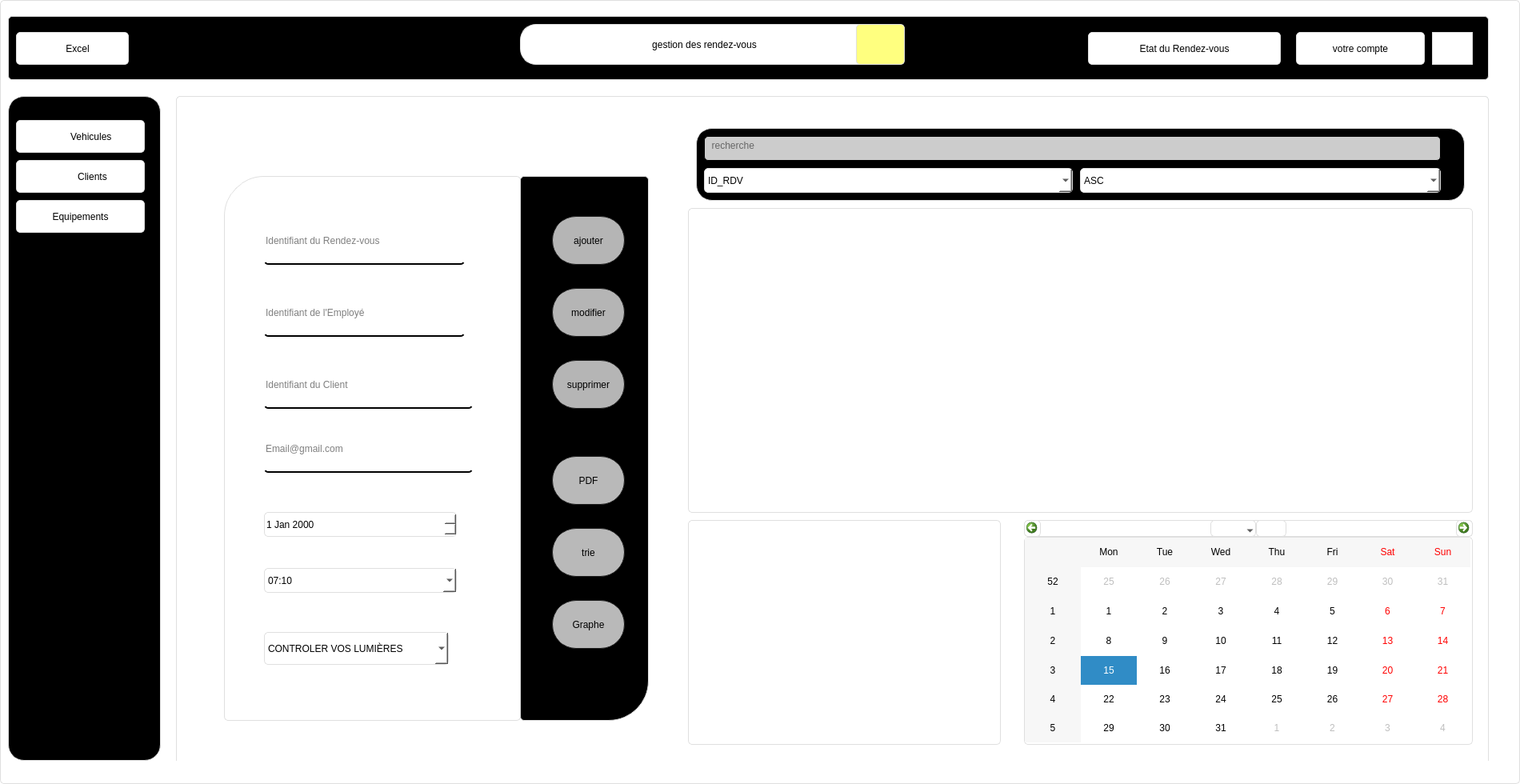
<?xml version="1.0" encoding="UTF-8"?>
<ui version="4.0">
 <class>Rendv</class>
 <widget class="QDialog" name="Rendv">
  <property name="geometry">
   <rect>
    <x>0</x>
    <y>0</y>
    <width>1900</width>
    <height>980</height>
   </rect>
  </property>
  <property name="windowTitle">
   <string>Dialog</string>
  </property>
  <property name="styleSheet">
   <string notr="true">QClient{
	background-color: #071e26;
}
QWidget {	
	border:1px solid #dfdfdf;
	border-radius: 5px;
	background-color: #ffffff;
}

QPushButton{
	
	border-raduis:5px
}
QPushButton:pressed {
	background-color: rgb(189, 189, 189);
}
#side_menu{
	border-radius: 20px;
	background-color: rgb(0,0,0);
}
#top_widget{

	background-color: rgb(0,0,0);
}
#form_2{
	
	
	background-color: rgb(255, 255, 255);
border-top-left-radius: 50px;
}

#widget_2 QLineEdit{
font: 11pt &quot;MS Shell Dlg 2&quot;;
background-color:rgba(0,0,0,0);
border:none;
border-bottom:2px solid rgb(0,0,0);
padding-bottom:7px

}
#widget_2{
	
	/* background-color: QLinearGradient( x1: 0, y1: 0, x2: 0, y2: 1, stop: 0 #ffa02f, stop: 1 #d7801a);*/
	/*background-color: QLinearGradient( x1: 0, y1: 0, x2: 0, y2: 1, stop: 0 #4d4d4d, stop: 0.1 #646464, stop: 1 #5d5d5d);*/
   background-color:QLinearGradient( x1: 0, y1: 0, x2: 0, y2: 1, stop: 0 #4aafdb, stop: 1 #090763);
}
#options_2{
background-color: rgb(0,0,0);
border-bottom-right-radius: 50px;

}
#widget_2 #recherche_2{
	
	background-color: rgb(204, 204, 204);
	border:1px solid rgb(0,0,0);
}

#ajouter{
 color: rgb(0,0,0);
    background-color: rgb(181, 181, 181);
    border-width: 1px;
    border-color: #1e1e1e;
    border-style: solid;
    border-radius: 30px;
    padding: 3px;
    font-size: 12px;
    padding-left: 5px;
    padding-right: 5px;
}


#modifier{
color: rgb(0,0,0);
    background-color: rgb(181, 181, 181);
    border-width: 1px;
    border-color: #1e1e1e;
    border-style: solid;
    border-radius: 30px;
    padding: 3px;
    font-size: 12px;
    padding-left: 5px;
    padding-right: 5px;
}

#supprimer{
 color: rgb(0,0,0);
    background-color: rgb(181, 181, 181);
    border-width: 1px;
    border-color: #1e1e1e;
    border-style: solid;
    border-radius: 30px;
    padding: 3px;
    font-size: 12px;
    padding-left: 5px;
    padding-right: 5px;
}

#ajouter:pressed
{
    background-color: QLinearGradient( x1: 0, y1: 0, x2: 0, y2: 1, stop: 0 #2d2d2d, stop: 0.1 #2b2b2b, stop: 0.5 #292929, stop: 0.9 #282828, stop: 1 #252525);
}

#modifier:pressed
{
    background-color: QLinearGradient( x1: 0, y1: 0, x2: 0, y2: 1, stop: 0 #2d2d2d, stop: 0.1 #2b2b2b, stop: 0.5 #292929, stop: 0.9 #282828, stop: 1 #252525);
}

#supprimer:pressed
{
    background-color: QLinearGradient( x1: 0, y1: 0, x2: 0, y2: 1, stop: 0 #2d2d2d, stop: 0.1 #2b2b2b, stop: 0.5 #292929, stop: 0.9 #282828, stop: 1 #252525);
}
#pdf_3{
	
	background-color: #071e26;
border:0px ;
}
#stat_3{
	
	background-color: #071e26;
border:0px ;
}
#widget QLineEdit{
background-color: rgb(204, 204, 204);
border:1px solid rgb(0,0,0);

}
#widget
{
	border-radius: 20px;
	background-color: rgb(0,0,0);
}
</string>
  </property>
  <widget class="QWidget" name="widget_2" native="true">
   <property name="geometry">
    <rect>
     <x>220</x>
     <y>120</y>
     <width>1641</width>
     <height>831</height>
    </rect>
   </property>
   <widget class="QLabel" name="form_2">
    <property name="geometry">
     <rect>
      <x>60</x>
      <y>100</y>
      <width>371</width>
      <height>681</height>
     </rect>
    </property>
    <property name="styleSheet">
     <string notr="true"/>
    </property>
    <property name="text">
     <string/>
    </property>
   </widget>
   <widget class="QLabel" name="options_2">
    <property name="geometry">
     <rect>
      <x>430</x>
      <y>100</y>
      <width>161</width>
      <height>681</height>
     </rect>
    </property>
    <property name="text">
     <string/>
    </property>
   </widget>
   <widget class="QPushButton" name="ajouter">
    <property name="geometry">
     <rect>
      <x>470</x>
      <y>150</y>
      <width>91</width>
      <height>61</height>
     </rect>
    </property>
    <property name="text">
     <string>ajouter</string>
    </property>
   </widget>
   <widget class="QPushButton" name="modifier">
    <property name="geometry">
     <rect>
      <x>470</x>
      <y>240</y>
      <width>91</width>
      <height>61</height>
     </rect>
    </property>
    <property name="text">
     <string>modifier</string>
    </property>
   </widget>
   <widget class="QPushButton" name="supprimer">
    <property name="geometry">
     <rect>
      <x>470</x>
      <y>330</y>
      <width>91</width>
      <height>61</height>
     </rect>
    </property>
    <property name="text">
     <string>supprimer</string>
    </property>
   </widget>
   <widget class="QLineEdit" name="lineEdit_3">
    <property name="geometry">
     <rect>
      <x>110</x>
      <y>250</y>
      <width>251</width>
      <height>51</height>
     </rect>
    </property>
    <property name="text">
     <string/>
    </property>
    <property name="placeholderText">
     <string>Identifiant de l'Employé</string>
    </property>
   </widget>
   <widget class="QTableView" name="tableView_2">
    <property name="geometry">
     <rect>
      <x>640</x>
      <y>140</y>
      <width>981</width>
      <height>381</height>
     </rect>
    </property>
    <property name="styleSheet">
     <string notr="true">border-raduis:5px;</string>
    </property>
   </widget>
   <widget class="QWidget" name="widget" native="true">
    <property name="geometry">
     <rect>
      <x>650</x>
      <y>40</y>
      <width>961</width>
      <height>91</height>
     </rect>
    </property>
    <widget class="QLineEdit" name="recherche_2">
     <property name="geometry">
      <rect>
       <x>10</x>
       <y>10</y>
       <width>921</width>
       <height>31</height>
      </rect>
     </property>
     <property name="placeholderText">
      <string>  recherche</string>
     </property>
    </widget>
    <widget class="QComboBox" name="comboBox_4">
     <property name="geometry">
      <rect>
       <x>10</x>
       <y>50</y>
       <width>461</width>
       <height>31</height>
      </rect>
     </property>
     <item>
      <property name="text">
       <string>ID_RDV</string>
      </property>
     </item>
     <item>
      <property name="text">
       <string>DATE_RDV</string>
      </property>
     </item>
    </widget>
    <widget class="QComboBox" name="comboBox_5">
     <property name="geometry">
      <rect>
       <x>480</x>
       <y>50</y>
       <width>451</width>
       <height>31</height>
      </rect>
     </property>
     <item>
      <property name="text">
       <string>ASC</string>
      </property>
     </item>
     <item>
      <property name="text">
       <string>DESC</string>
      </property>
     </item>
    </widget>
   </widget>
   <widget class="QLineEdit" name="lineEdit_5">
    <property name="geometry">
     <rect>
      <x>110</x>
      <y>340</y>
      <width>261</width>
      <height>51</height>
     </rect>
    </property>
    <property name="text">
     <string/>
    </property>
    <property name="placeholderText">
     <string>Identifiant du Client</string>
    </property>
   </widget>
   <widget class="QLabel" name="label">
    <property name="geometry">
     <rect>
      <x>0</x>
      <y>0</y>
      <width>1641</width>
      <height>841</height>
     </rect>
    </property>
    <property name="text">
     <string/>
    </property>
    <property name="pixmap">
     <pixmap resource="style.qrc">:/new/prefix1/icons/blue2.png</pixmap>
    </property>
   </widget>
   <widget class="QLineEdit" name="lineEdit_2">
    <property name="geometry">
     <rect>
      <x>110</x>
      <y>160</y>
      <width>251</width>
      <height>51</height>
     </rect>
    </property>
    <property name="text">
     <string/>
    </property>
    <property name="placeholderText">
     <string>Identifiant du Rendez-vous</string>
    </property>
   </widget>
   <widget class="QComboBox" name="comboBox_2">
    <property name="geometry">
     <rect>
      <x>110</x>
      <y>590</y>
      <width>241</width>
      <height>31</height>
     </rect>
    </property>
    <property name="duplicatesEnabled">
     <bool>false</bool>
    </property>
    <property name="frame">
     <bool>true</bool>
    </property>
    <item>
     <property name="text">
      <string>07:10</string>
     </property>
    </item>
    <item>
     <property name="text">
      <string>09:00</string>
     </property>
    </item>
    <item>
     <property name="text">
      <string>11:00</string>
     </property>
    </item>
    <item>
     <property name="text">
      <string>13:00</string>
     </property>
    </item>
    <item>
     <property name="text">
      <string>14:00</string>
     </property>
    </item>
    <item>
     <property name="text">
      <string>15:00</string>
     </property>
    </item>
   </widget>
   <widget class="QPushButton" name="imp_2">
    <property name="geometry">
     <rect>
      <x>470</x>
      <y>540</y>
      <width>91</width>
      <height>61</height>
     </rect>
    </property>
    <property name="styleSheet">
     <string notr="true">color: rgb(0,0,0);
    background-color: rgb(185, 185, 185);
    border-width: 1px;
    border-color: #1e1e1e;
    border-style: solid;
    border-radius: 30px;
    padding: 3px;
    font-size: 12px;
    padding-left: 5px;
    padding-right: 5px;</string>
    </property>
    <property name="text">
     <string>trie</string>
    </property>
   </widget>
   <widget class="QPushButton" name="imp">
    <property name="geometry">
     <rect>
      <x>470</x>
      <y>450</y>
      <width>91</width>
      <height>61</height>
     </rect>
    </property>
    <property name="styleSheet">
     <string notr="true">color: rgb(0,0,0);
    background-color: rgb(185, 185, 185);
    border-width: 1px;
    border-color: #1e1e1e;
    border-style: solid;
    border-radius: 30px;
    padding: 3px;
    font-size: 12px;
    padding-left: 5px;
    padding-right: 5px;</string>
    </property>
    <property name="text">
     <string>PDF</string>
    </property>
   </widget>
   <widget class="QDateEdit" name="dateEdit">
    <property name="geometry">
     <rect>
      <x>110</x>
      <y>520</y>
      <width>241</width>
      <height>31</height>
     </rect>
    </property>
    <property name="timeSpec">
     <enum>Qt::LocalTime</enum>
    </property>
   </widget>
   <widget class="QComboBox" name="comboBox_3">
    <property name="geometry">
     <rect>
      <x>110</x>
      <y>670</y>
      <width>231</width>
      <height>41</height>
     </rect>
    </property>
    <property name="duplicatesEnabled">
     <bool>false</bool>
    </property>
    <property name="frame">
     <bool>true</bool>
    </property>
    <item>
     <property name="text">
      <string>CONTROLER VOS LUMIÈRES</string>
     </property>
    </item>
    <item>
     <property name="text">
      <string>CONTROLER VOTRE VITRAGE</string>
     </property>
    </item>
    <item>
     <property name="text">
      <string>CONTROLER VOTRE MOTEUR</string>
     </property>
    </item>
    <item>
     <property name="text">
      <string>CONTROLER VOTRE FREINAGE</string>
     </property>
    </item>
    <item>
     <property name="text">
      <string>CONTROLER VOTRE SUSPENSION ET VOS PNEUS</string>
     </property>
    </item>
   </widget>
   <widget class="QPushButton" name="imp_3">
    <property name="geometry">
     <rect>
      <x>470</x>
      <y>630</y>
      <width>91</width>
      <height>61</height>
     </rect>
    </property>
    <property name="styleSheet">
     <string notr="true">color: rgb(0,0,0);
    background-color: rgb(185, 185, 185);
    border-width: 1px;
    border-color: #1e1e1e;
    border-style: solid;
    border-radius: 30px;
    padding: 3px;
    font-size: 12px;
    padding-left: 5px;
    padding-right: 5px;</string>
    </property>
    <property name="text">
     <string>Graphe</string>
    </property>
   </widget>
   <widget class="QLineEdit" name="lineEdit_6">
    <property name="geometry">
     <rect>
      <x>110</x>
      <y>420</y>
      <width>261</width>
      <height>51</height>
     </rect>
    </property>
    <property name="text">
     <string/>
    </property>
    <property name="placeholderText">
     <string>Email@gmail.com</string>
    </property>
   </widget>
   <widget class="QWidget" name="widget_3" native="true">
    <property name="geometry">
     <rect>
      <x>640</x>
      <y>530</y>
      <width>391</width>
      <height>281</height>
     </rect>
    </property>
   </widget>
   <widget class="QCalendarWidget" name="calendarWidget">
    <property name="geometry">
     <rect>
      <x>1060</x>
      <y>530</y>
      <width>561</width>
      <height>281</height>
     </rect>
    </property>
   </widget>
   <widget class="QTableView" name="tableView_3">
    <property name="geometry">
     <rect>
      <x>100</x>
      <y>50</y>
      <width>1071</width>
      <height>661</height>
     </rect>
    </property>
    <property name="styleSheet">
     <string notr="true">border-raduis:5px;</string>
    </property>
   </widget>
   <zorder>tableView_3</zorder>
   <zorder>label</zorder>
   <zorder>form_2</zorder>
   <zorder>options_2</zorder>
   <zorder>ajouter</zorder>
   <zorder>modifier</zorder>
   <zorder>supprimer</zorder>
   <zorder>lineEdit_3</zorder>
   <zorder>tableView_2</zorder>
   <zorder>widget</zorder>
   <zorder>lineEdit_5</zorder>
   <zorder>lineEdit_2</zorder>
   <zorder>comboBox_2</zorder>
   <zorder>imp_2</zorder>
   <zorder>imp</zorder>
   <zorder>dateEdit</zorder>
   <zorder>comboBox_3</zorder>
   <zorder>imp_3</zorder>
   <zorder>lineEdit_6</zorder>
   <zorder>widget_3</zorder>
   <zorder>calendarWidget</zorder>
  </widget>
  <widget class="QWidget" name="top_widget" native="true">
   <property name="geometry">
    <rect>
     <x>10</x>
     <y>20</y>
     <width>1851</width>
     <height>80</height>
    </rect>
   </property>
   <widget class="QPushButton" name="pushButton">
    <property name="geometry">
     <rect>
      <x>1780</x>
      <y>20</y>
      <width>51</width>
      <height>41</height>
     </rect>
    </property>
    <property name="styleSheet">
     <string notr="true">border-radius: 160px;</string>
    </property>
    <property name="text">
     <string/>
    </property>
    <property name="icon">
     <iconset resource="style.qrc">
      <normaloff>:/new/prefix1/icons/retour2.png</normaloff>:/new/prefix1/icons/retour2.png</iconset>
    </property>
    <property name="iconSize">
     <size>
      <width>55</width>
      <height>40</height>
     </size>
    </property>
   </widget>
   <widget class="QPushButton" name="pushButton_2">
    <property name="geometry">
     <rect>
      <x>1350</x>
      <y>20</y>
      <width>241</width>
      <height>41</height>
     </rect>
    </property>
    <property name="styleSheet">
     <string notr="true">font: italic 14pt &quot;Monotype Corsiva&quot;;</string>
    </property>
    <property name="text">
     <string>Etat du Rendez-vous</string>
    </property>
    <property name="icon">
     <iconset resource="style.qrc">
      <normaloff>:/new/prefix1/icons/etat.png</normaloff>:/new/prefix1/icons/etat.png</iconset>
    </property>
    <property name="iconSize">
     <size>
      <width>50</width>
      <height>50</height>
     </size>
    </property>
   </widget>
   <widget class="QPushButton" name="pb_excel">
    <property name="geometry">
     <rect>
      <x>10</x>
      <y>20</y>
      <width>141</width>
      <height>41</height>
     </rect>
    </property>
    <property name="styleSheet">
     <string notr="true">
font: italic 14pt &quot;Monotype Corsiva&quot;;</string>
    </property>
    <property name="text">
     <string>    Excel</string>
    </property>
    <property name="icon">
     <iconset resource="style.qrc">
      <normaloff>:/new/prefix1/icons/excel.png</normaloff>:/new/prefix1/icons/excel.png</iconset>
    </property>
    <property name="iconSize">
     <size>
      <width>50</width>
      <height>50</height>
     </size>
    </property>
   </widget>
   <widget class="QPushButton" name="pushButton_3">
    <property name="geometry">
     <rect>
      <x>640</x>
      <y>10</y>
      <width>461</width>
      <height>51</height>
     </rect>
    </property>
    <property name="styleSheet">
     <string notr="true">font: 16pt &quot;MV Boli&quot;;
border-radius:20px;</string>
    </property>
    <property name="text">
     <string>gestion des rendez-vous</string>
    </property>
   </widget>
   <widget class="QPushButton" name="pushButton_4">
    <property name="geometry">
     <rect>
      <x>1060</x>
      <y>10</y>
      <width>61</width>
      <height>51</height>
     </rect>
    </property>
    <property name="styleSheet">
     <string notr="true">background-color: rgb(255, 255, 127);</string>
    </property>
    <property name="text">
     <string/>
    </property>
    <property name="icon">
     <iconset resource="style.qrc">
      <normaloff>:/new/prefix1/icons/rend.png</normaloff>:/new/prefix1/icons/rend.png</iconset>
    </property>
    <property name="iconSize">
     <size>
      <width>50</width>
      <height>50</height>
     </size>
    </property>
   </widget>
   <widget class="QPushButton" name="pushButton_8">
    <property name="geometry">
     <rect>
      <x>1610</x>
      <y>20</y>
      <width>161</width>
      <height>41</height>
     </rect>
    </property>
    <property name="styleSheet">
     <string notr="true">background-color: rgb(255, 255, 255);
font: italic 14pt &quot;Monotype Corsiva&quot;;</string>
    </property>
    <property name="text">
     <string>votre compte</string>
    </property>
    <property name="icon">
     <iconset resource="style.qrc">
      <normaloff>:/new/prefix1/icons/emp.png</normaloff>:/new/prefix1/icons/emp.png</iconset>
    </property>
    <property name="iconSize">
     <size>
      <width>45</width>
      <height>45</height>
     </size>
    </property>
    <property name="checkable">
     <bool>true</bool>
    </property>
    <property name="autoExclusive">
     <bool>true</bool>
    </property>
   </widget>
  </widget>
  <widget class="QWidget" name="side_menu" native="true">
   <property name="geometry">
    <rect>
     <x>10</x>
     <y>120</y>
     <width>191</width>
     <height>831</height>
    </rect>
   </property>
   <widget class="QPushButton" name="pushButton_16">
    <property name="geometry">
     <rect>
      <x>10</x>
      <y>130</y>
      <width>161</width>
      <height>41</height>
     </rect>
    </property>
    <property name="text">
     <string>Equipements</string>
    </property>
    <property name="icon">
     <iconset resource="style.qrc">
      <normaloff>:/new/prefix1/icons/equi.png</normaloff>:/new/prefix1/icons/equi.png</iconset>
    </property>
    <property name="iconSize">
     <size>
      <width>50</width>
      <height>50</height>
     </size>
    </property>
    <property name="checkable">
     <bool>true</bool>
    </property>
    <property name="autoExclusive">
     <bool>true</bool>
    </property>
   </widget>
   <widget class="QPushButton" name="pushButton_18">
    <property name="geometry">
     <rect>
      <x>10</x>
      <y>80</y>
      <width>161</width>
      <height>41</height>
     </rect>
    </property>
    <property name="text">
     <string>         Clients</string>
    </property>
    <property name="icon">
     <iconset resource="style.qrc">
      <normaloff>:/new/prefix1/icons/cli.png</normaloff>:/new/prefix1/icons/cli.png</iconset>
    </property>
    <property name="iconSize">
     <size>
      <width>50</width>
      <height>50</height>
     </size>
    </property>
   </widget>
   <widget class="QPushButton" name="pushButton_19">
    <property name="geometry">
     <rect>
      <x>10</x>
      <y>30</y>
      <width>161</width>
      <height>41</height>
     </rect>
    </property>
    <property name="text">
     <string>        Vehicules</string>
    </property>
    <property name="icon">
     <iconset resource="style.qrc">
      <normaloff>:/new/prefix1/icons/vehi.png</normaloff>:/new/prefix1/icons/vehi.png</iconset>
    </property>
    <property name="iconSize">
     <size>
      <width>45</width>
      <height>45</height>
     </size>
    </property>
    <property name="checkable">
     <bool>true</bool>
    </property>
    <property name="autoExclusive">
     <bool>true</bool>
    </property>
   </widget>
  </widget>
  <zorder>top_widget</zorder>
  <zorder>widget_2</zorder>
  <zorder>side_menu</zorder>
 </widget>
 <resources>
  <include location="style.qrc"/>
 </resources>
 <connections/>
</ui>
